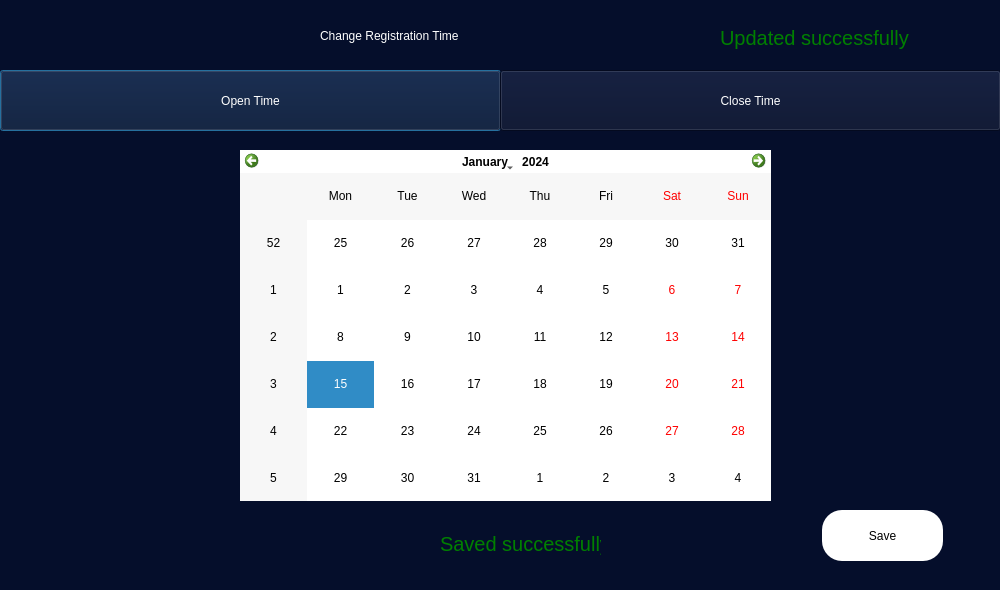
<?xml version="1.0" encoding="UTF-8"?>
<ui version="4.0">
 <class>RegisterTime</class>
 <widget class="QDialog" name="RegisterTime">
  <property name="geometry">
   <rect>
    <x>0</x>
    <y>0</y>
    <width>1000</width>
    <height>590</height>
   </rect>
  </property>
  <property name="windowTitle">
   <string>Dialog</string>
  </property>
  <property name="styleSheet">
   <string notr="true">background-color: rgb(5, 14, 43)</string>
  </property>
  <widget class="QCalendarWidget" name="calendarWidget">
   <property name="geometry">
    <rect>
     <x>240</x>
     <y>150</y>
     <width>531</width>
     <height>351</height>
    </rect>
   </property>
   <property name="styleSheet">
    <string notr="true">background : white;
color : black;</string>
   </property>
  </widget>
  <widget class="QLabel" name="label">
   <property name="geometry">
    <rect>
     <x>320</x>
     <y>10</y>
     <width>371</width>
     <height>51</height>
    </rect>
   </property>
   <property name="styleSheet">
    <string notr="true">background : transparent;
color : white;
font: 700 22pt &quot;Segoe UI&quot;;</string>
   </property>
   <property name="text">
    <string>Change Registration Time</string>
   </property>
  </widget>
  <widget class="QPushButton" name="open">
   <property name="geometry">
    <rect>
     <x>0</x>
     <y>70</y>
     <width>501</width>
     <height>61</height>
    </rect>
   </property>
   <property name="styleSheet">
    <string notr="true">color : white;
font: 700 22pt &quot;Segoe UI&quot;;
</string>
   </property>
   <property name="text">
    <string>Open Time</string>
   </property>
  </widget>
  <widget class="QPushButton" name="close">
   <property name="geometry">
    <rect>
     <x>500</x>
     <y>70</y>
     <width>501</width>
     <height>61</height>
    </rect>
   </property>
   <property name="styleSheet">
    <string notr="true">color : white;
font: 700 22pt &quot;Segoe UI&quot;;</string>
   </property>
   <property name="text">
    <string>Close Time</string>
   </property>
  </widget>
  <widget class="QLabel" name="message">
   <property name="geometry">
    <rect>
     <x>440</x>
     <y>523</y>
     <width>161</width>
     <height>41</height>
    </rect>
   </property>
   <property name="styleSheet">
    <string notr="true">background-color: transparent;color : green;font-size:20px;</string>
   </property>
   <property name="text">
    <string>Saved successfully</string>
   </property>
  </widget>
  <widget class="QPushButton" name="save">
   <property name="geometry">
    <rect>
     <x>822</x>
     <y>510</y>
     <width>121</width>
     <height>51</height>
    </rect>
   </property>
   <property name="styleSheet">
    <string notr="true">font: 700 14pt &quot;Segoe UI&quot;;
border-radius : 20px;
background : white;
color : black;</string>
   </property>
   <property name="text">
    <string>Save</string>
   </property>
  </widget>
  <widget class="QLabel" name="updSem">
   <property name="geometry">
    <rect>
     <x>720</x>
     <y>17</y>
     <width>191</width>
     <height>41</height>
    </rect>
   </property>
   <property name="styleSheet">
    <string notr="true">background-color: transparent;color : green;font-size:20px;</string>
   </property>
   <property name="text">
    <string>Updated successfully</string>
   </property>
  </widget>
 </widget>
 <resources/>
 <connections/>
</ui>
